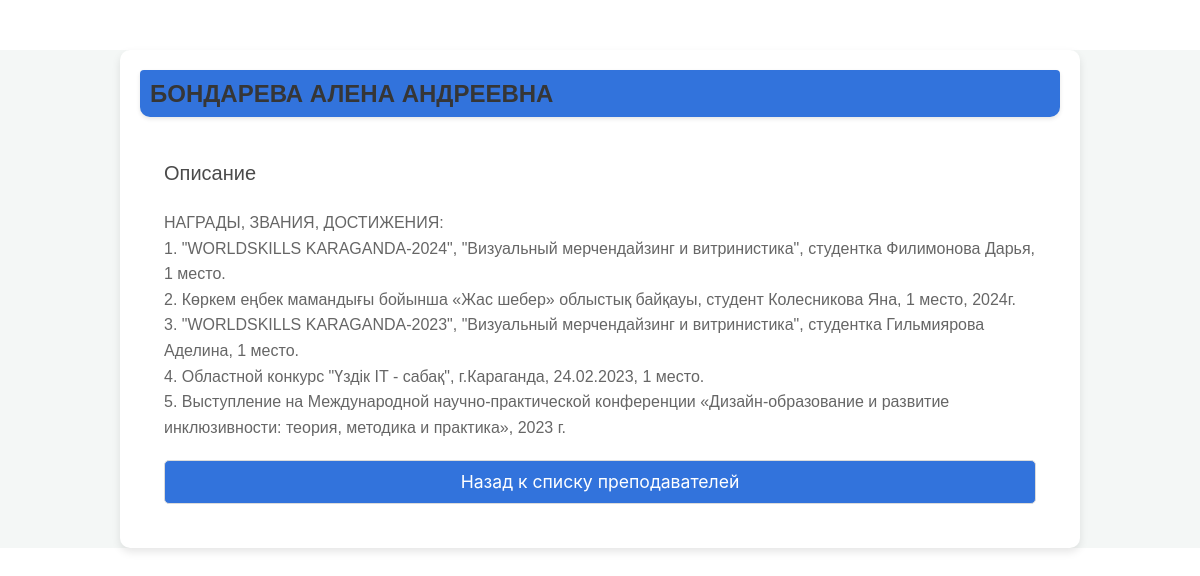
Screenshot of /details/teacher_detail.php?id=26 with the database file from the repository.
### tables this page shows
CREATE TABLE `teachers` (
  `id` int NOT NULL,
  `name` varchar(255) NOT NULL,
  `description` text NOT NULL,
  `created_at` timestamp NULL DEFAULT CURRENT_TIMESTAMP,
  `updated_at` timestamp NULL DEFAULT CURRENT_TIMESTAMP ON UPDATE CURRENT_TIMESTAMP,
  `education` text,
  `works_in_college` varchar(255) NOT NULL,
  `position` varchar(255) NOT NULL,
  `image` varchar(255) NOT NULL
);

### details/teacher_detail.php (the view, shortened to what this page needs)
<?php
include '../config.php';
$teacher_id = $_GET['id'];
$query_teacher = "SELECT * FROM teachers WHERE id = '$teacher_id'";
$result_teacher = mysqli_query($conn, $query_teacher);
$teacher = mysqli_fetch_assoc($result_teacher);
?>
<!DOCTYPE html>
<html lang="ru">
<head>
    <link href="https://cdn.jsdelivr.net/npm/bulma@0.9.3/css/bulma.min.css" rel="stylesheet">
</head>
<body>
    <div class="container">
        <div class="card">
            <div class="card-header">
                <h3 class="title is-4"><?= htmlspecialchars($teacher['name']) ?></h3>
            </div>
            <div class="card-content">
                <h3 class="subtitle is-5">Описание</h3>
                <p><?= nl2br(htmlspecialchars($teacher['description'])) ?></p>
                <a href="../pages/teachers.php">
                    <button class="button button-back">Назад к списку преподавателей</button>
                </a>
            </div>
        </div>
    </div>
</body>
</html>

### details/teacher_detail.php (style rules this page uses)
body { background-color: #f4f7f6; font-family: Arial, sans-serif; }
.container { margin-top: 50px; }
.card { background-color: #ffffff; border-radius: 10px; box-shadow: 0 4px 8px rgba(0, 0, 0, 0.1); padding: 20px; }
.card-header { background-color: #3273dc; color: white; padding: 10px; border-radius: 10px; }
.card-header h3 { margin: 0; }
.card-content { margin-top: 20px; }
.button { margin-top: 20px; width: 100%; font-size: 1.1rem; border-radius: 5px; }
.button-back { background-color: #3273dc; color: white; transition: background-color 0.3s; }
.subtitle { color: #4a4a4a; }
p { font-size: 1rem; color: #666; line-height: 1.6; }

### rows the page displays
teachers: name "БОНДАРЕВА АЛЕНА АНДРЕЕВНА", description "НАГРАДЫ, ЗВАНИЯ, ДОСТИЖЕНИЯ: 1. \"WORLDSKILLS KARAGANDA-2024\", \"Визуальный мерчендайзинг и витринистика\", студентка Филимонова Дарья, 1 место. 2. Көркем еңбек мамандығы бойынша «Жас шебер» облыстық байқауы, студент Колесникова Яна, 1 место, 2024г. 3. \"WORLDSKILLS KARAGANDA-2023\", \"Визуальный мерчендайзинг и витринистика\", студентка Гильмиярова Аделина, 1 место. 4. Областной конкурс \"Үздік IT - сабақ\", г.Караганда, 24.02.2023, 1 место. 5. Выступление на Международной научно-практической конференции «Дизайн-образование и развитие инклюзивности: теория, методика и практика», 2023 г."
